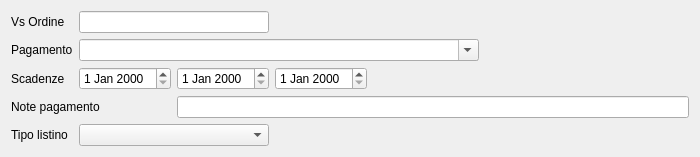
            <widget class="QWidget" name="tab_6">
             <attribute name="title">
              <string>Inserisci seconda parte fattura</string>
             </attribute>
             <layout class="QGridLayout" name="gridLayout_11">
              <item row="0" column="0">
               <widget class="QLabel" name="label_25">
                <property name="text">
                 <string>Vs Ordine</string>
                </property>
               </widget>
              </item>
              <item row="0" column="1" colspan="2">
               <widget class="QLineEdit" name="ordine"/>
              </item>
              <item row="1" column="0">
               <widget class="QLabel" name="label_26">
                <property name="text">
                 <string>Pagamento</string>
                </property>
               </widget>
              </item>
              <item row="1" column="1" colspan="3">
               <widget class="QComboBox" name="pagam">
                <property name="editable">
                 <bool>true</bool>
                </property>
               </widget>
              </item>
              <item row="1" column="4">
               <spacer name="horizontalSpacer_8">
                <property name="orientation">
                 <enum>Qt::Horizontal</enum>
                </property>
                <property name="sizeHint" stdset="0">
                 <size>
                  <width>204</width>
                  <height>20</height>
                 </size>
                </property>
               </spacer>
              </item>
              <item row="2" column="0">
               <widget class="QLabel" name="title_scadenze">
                <property name="text">
                 <string>Scadenze</string>
                </property>
               </widget>
              </item>
              <item row="2" column="1">
               <widget class="QDateEdit" name="scadenza_1">
                <property name="minimumSize">
                 <size>
                  <width>92</width>
                  <height>23</height>
                 </size>
                </property>
                <property name="maximumSize">
                 <size>
                  <width>92</width>
                  <height>23</height>
                 </size>
                </property>
                <property name="sizeIncrement">
                 <size>
                  <width>92</width>
                  <height>23</height>
                 </size>
                </property>
                <property name="baseSize">
                 <size>
                  <width>92</width>
                  <height>23</height>
                 </size>
                </property>
               </widget>
              </item>
              <item row="2" column="2">
               <widget class="QDateEdit" name="scadenza_2">
                <property name="minimumSize">
                 <size>
                  <width>92</width>
                  <height>23</height>
                 </size>
                </property>
                <property name="maximumSize">
                 <size>
                  <width>92</width>
                  <height>23</height>
                 </size>
                </property>
                <property name="sizeIncrement">
                 <size>
                  <width>92</width>
                  <height>23</height>
                 </size>
                </property>
                <property name="baseSize">
                 <size>
                  <width>92</width>
                  <height>23</height>
                 </size>
                </property>
               </widget>
              </item>
              <item row="2" column="3">
               <widget class="QDateEdit" name="scadenza_3">
                <property name="minimumSize">
                 <size>
                  <width>92</width>
                  <height>23</height>
                 </size>
                </property>
                <property name="maximumSize">
                 <size>
                  <width>92</width>
                  <height>23</height>
                 </size>
                </property>
                <property name="sizeIncrement">
                 <size>
                  <width>92</width>
                  <height>23</height>
                 </size>
                </property>
                <property name="baseSize">
                 <size>
                  <width>92</width>
                  <height>23</height>
                 </size>
                </property>
               </widget>
              </item>
              <item row="3" column="0" colspan="2">
               <widget class="QLabel" name="label_27">
                <property name="text">
                 <string>Note pagamento</string>
                </property>
               </widget>
              </item>
              <item row="3" column="2" colspan="3">
               <widget class="QLineEdit" name="lineEdit"/>
              </item>
              <item row="4" column="0">
               <widget class="QLabel" name="label_13">
                <property name="text">
                 <string>Tipo listino</string>
                </property>
               </widget>
              </item>
              <item row="4" column="1" colspan="2">
               <widget class="QComboBox" name="tipo_listino"/>
              </item>
              <item row="4" column="3">
               <spacer name="horizontalSpacer_6">
                <property name="orientation">
                 <enum>Qt::Horizontal</enum>
                </property>
                <property name="sizeHint" stdset="0">
                 <size>
                  <width>204</width>
                  <height>20</height>
                 </size>
                </property>
               </spacer>
              </item>
             </layout>
            </widget>
